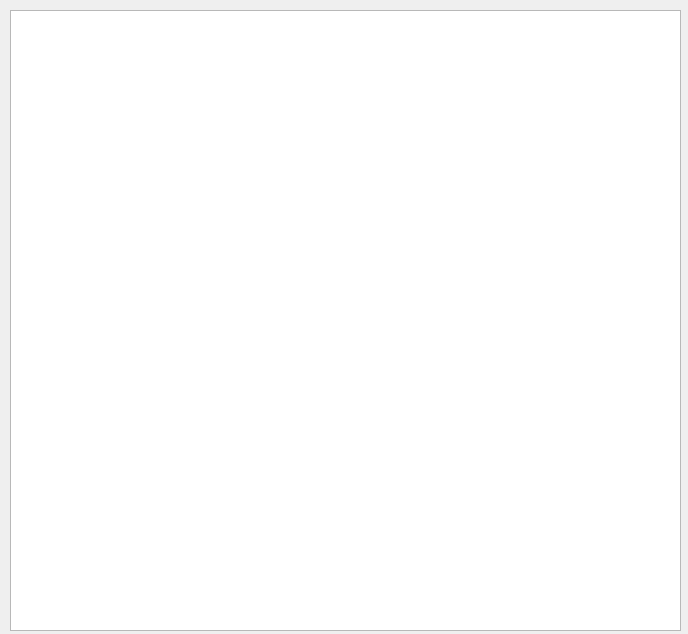
<?xml version="1.0" encoding="UTF-8"?>
<ui version="4.0">
 <class>SubWindow</class>
 <widget class="QWidget" name="SubWindow">
  <property name="geometry">
   <rect>
    <x>0</x>
    <y>0</y>
    <width>688</width>
    <height>634</height>
   </rect>
  </property>
  <property name="windowTitle">
   <string>Form</string>
  </property>
  <widget class="QTextBrowser" name="textBrowser">
   <property name="geometry">
    <rect>
     <x>10</x>
     <y>10</y>
     <width>671</width>
     <height>621</height>
    </rect>
   </property>
  </widget>
 </widget>
 <resources/>
 <connections/>
</ui>
